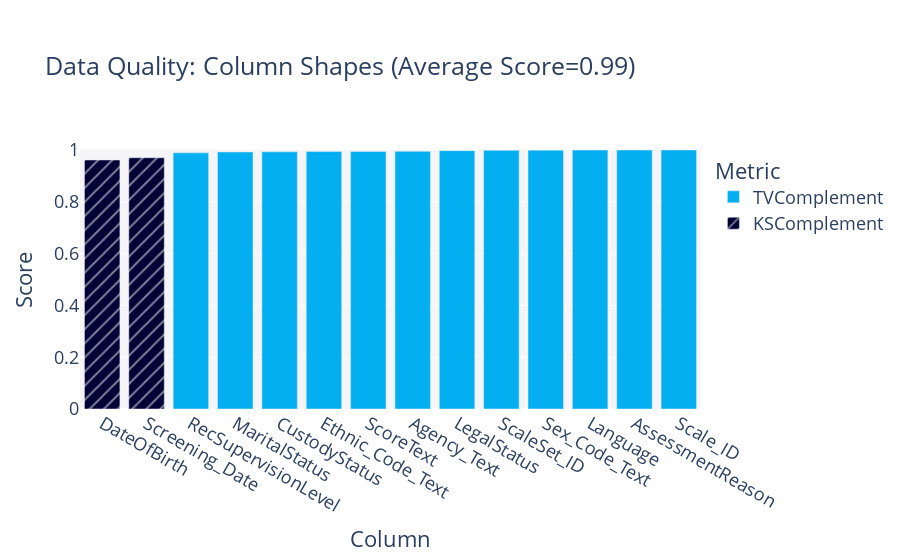

Source (notebook cell):
### Code cell
quality_report.get_visualization(property_name='Column Shapes').show(renderer="vscode")

### Figure 1 — Plotly figure (JSON) as saved in the notebook; plotly's stock layout.template omitted (floating-point values rounded to 4 significant figures)
{"data": [{"alignmentgroup": "True", "customdata": [["TVComplement"], ["TVComplement"], ["TVComplement"], ["TVComplement"], ["TVComplement"], ["TVComplement"], ["TVComplement"], ["TVComplement"], ["TVComplement"], ["TVComplement"], ["TVComplement"], ["TVComplement"]], "hovertemplate": "<b>%{hovertext}</b><br><br>Metric=%{customdata[0]}<br>Score=%{y}<extra></extra>", "hovertext": ["Agency_Text", "Sex_Code_Text", "Ethnic_Code_Text", "ScaleSet_ID", "AssessmentReason", "Language", "LegalStatus", "CustodyStatus", "MaritalStatus", "RecSupervisionLevel", "Scale_ID", "ScoreText"], "legendgroup": "TVComplement", "marker": {"color": "#03AFF1", "pattern": {"shape": ""}}, "name": "TVComplement", "offsetgroup": "TVComplement", "orientation": "v", "showlegend": true, "textposition": "auto", "type": "bar", "x": ["Agency_Text", "Sex_Code_Text", "Ethnic_Code_Text", "ScaleSet_ID", "AssessmentReason", "Language", "LegalStatus", "CustodyStatus", "MaritalStatus", "RecSupervisionLevel", "Scale_ID", "ScoreText"], "xaxis": "x", "y": [0.9948, 0.9993, 0.9939, 0.9988, 1, 0.9998, 0.9974, 0.993, 0.9923, 0.989, 1, 0.9947], "yaxis": "y"}, {"alignmentgroup": "True", "customdata": [["KSComplement"], ["KSComplement"]], "hovertemplate": "<b>%{hovertext}</b><br><br>Metric=%{customdata[0]}<br>Score=%{y}<extra></extra>", "hovertext": ["DateOfBirth", "Screening_Date"], "legendgroup": "KSComplement", "marker": {"color": "#000036", "pattern": {"shape": "/"}}, "name": "KSComplement", "offsetgroup": "KSComplement", "orientation": "v", "showlegend": true, "textposition": "auto", "type": "bar", "x": ["DateOfBirth", "Screening_Date"], "xaxis": "x", "y": [0.9614, 0.9702], "yaxis": "y"}], "layout": {"barmode": "relative", "font": {"size": 18}, "legend": {"title": {"text": "Metric"}, "tracegroupgap": 0}, "margin": {"t": 150}, "plot_bgcolor": "#F5F5F8", "title": {"text": "Data Quality: Column Shapes (Average Score=0.99)"}, "xaxis": {"anchor": "y", "categoryorder": "total ascending", "domain": [0, 1], "title": {"text": "Column"}}, "yaxis": {"anchor": "x", "domain": [0, 1], "range": [0, 1], "title": {"text": "Score"}}}}
